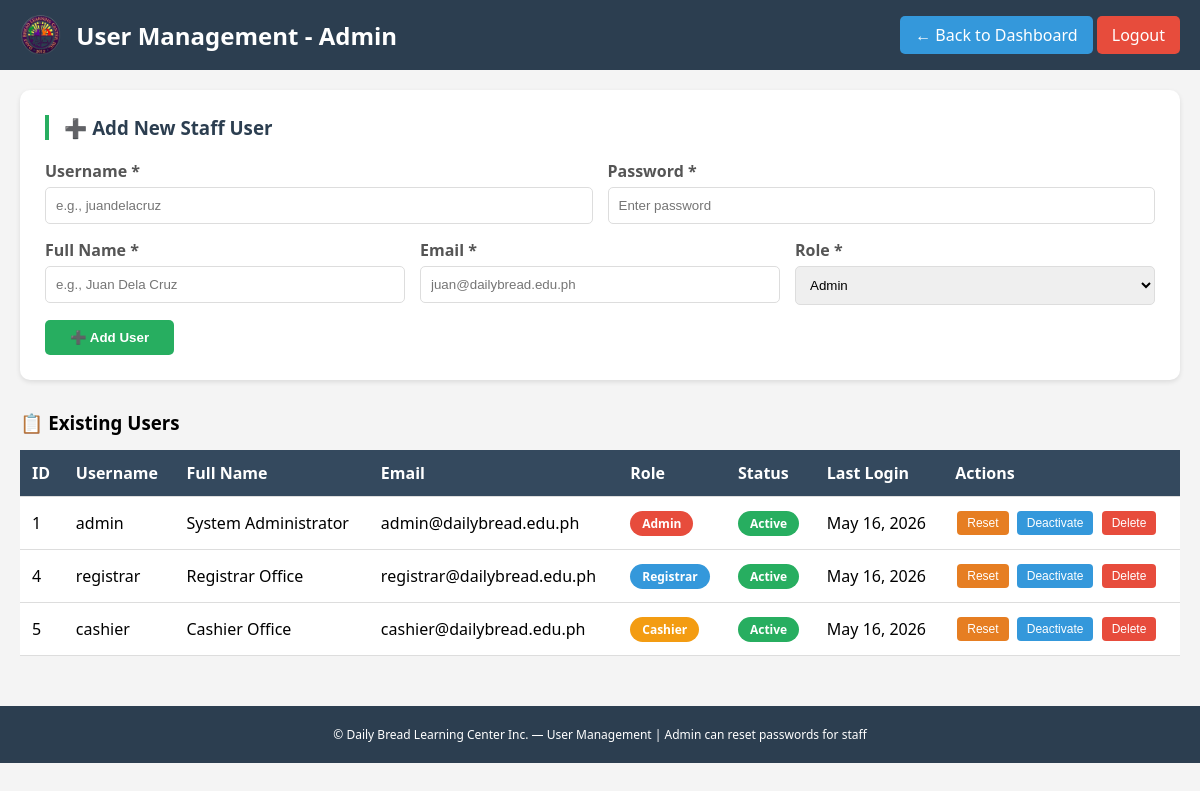
The page /manage_users.php (signed in) on the database its author committed.
### tables this page shows
CREATE TABLE `users` (
  `user_id` int(11) NOT NULL AUTO_INCREMENT,
  `username` varchar(50) NOT NULL,
  `password_hash` varchar(255) NOT NULL,
  `full_name` varchar(100) NOT NULL,
  `email` varchar(100) NOT NULL,
  `role` enum('admin','registrar','cashier','staff') NOT NULL,
  `last_login` datetime DEFAULT NULL,
  `is_active` tinyint(4) DEFAULT 1,
  `reset_token` varchar(100) DEFAULT NULL,
  `reset_expires` datetime DEFAULT NULL,
  `created_at` timestamp NOT NULL DEFAULT current_timestamp(),
  PRIMARY KEY (`user_id`),
  UNIQUE KEY `username` (`username`)
);

### manage_users.php (the view, shortened to what this page needs)
<?php
require_once 'db_connection.php';
$stmt = $pdo->query("SELECT * FROM users ORDER BY user_id ASC");
$users = $stmt->fetchAll(PDO::FETCH_ASSOC);
?>
<!DOCTYPE html>
<html lang="en">
<head>
</head>
<body>
<div class="header">
    <div class="header-left">
        <img src="images/logo.png" alt="Logo">
        <h2>User Management - Admin</h2>
    </div>
    <div>
        <a href="admin_dashboard.php" class="back-btn">← Back to Dashboard</a>
        <a href="logout.php" class="logout-btn">Logout</a>
    </div>
</div>
<div class="container">
    <div class="form-card">
        <h3>➕ Add New Staff User</h3>
        <form method="POST">
            <div class="form-row">
                <div class="form-group">
                    <label>Username *</label>
                    <input type="text" name="username" required placeholder="e.g., juandelacruz">
                </div>
                <div class="form-group">
                    <label>Password *</label>
                    <input type="text" name="password" required placeholder="Enter password">
                </div>
            </div>
            <div class="form-row">
                <div class="form-group">
                    <label>Full Name *</label>
                    <input type="text" name="full_name" required placeholder="e.g., Juan Dela Cruz">
                </div>
                <div class="form-group">
                    <label>Email *</label>
                    <input type="email" name="email" required placeholder="juan@dailybread.edu.ph">
                </div>
                <div class="form-group">
                    <label>Role *</label>
                    <select name="role" required>
                        <option value="admin">Admin</option>
                    </select>
                </div>
            </div>
            <button type="submit" name="add_user" class="btn-primary">➕ Add User</button>
        </form>
    </div>
    <h3 style="margin-bottom: 15px;">📋 Existing Users</h3>
    <div style="overflow-x: auto;">
        <table class="user-table">
            <thead>
                <tr><th>ID</th><th>Username</th><th>Full Name</th><th>Email</th><th>Role</th><th>Status</th><th>Last Login</th><th>Actions</th></tr>
            </thead>
            <tbody>
                <?php foreach($users as $u): ?>
                <tr>
                    <td><?php echo $u['user_id']; ?></td>
                    <td><?php echo htmlspecialchars($u['username']); ?></td>
                    <td><?php echo htmlspecialchars($u['full_name']); ?></td>
                    <td><?php echo htmlspecialchars($u['email']); ?></td>
                    <td><span class="badge badge-<?php echo $u['role']; ?>"><?php echo ucfirst($u['role']); ?></span></td>
                    <td><span class="badge <?php echo $u['is_active'] ? 'badge-active' : 'badge-inactive'; ?>"><?php echo $u['is_active'] ? 'Active' : 'Inactive'; ?></span></td>
                    <td><?php echo $u['last_login'] ? date('M d, Y', strtotime($u['last_login'])) : 'Never'; ?></td>
                    <td>
                        <button class="btn-sm btn-reset" onclick="openResetModal(<?php echo $u['user_id']; ?>, '<?php echo htmlspecialchars($u['username']); ?>')">Reset</button>
                        <form method="POST" style="display: inline-block;">
                            <button type="submit" name="toggle_status" class="btn-sm btn-toggle"><?php echo $u['is_active'] ? 'Deactivate' : 'Activate'; ?></button>
                        </form>
                        <form method="POST" style="display: inline-block;" onsubmit="return confirm('Delete this user?');">
                            <button type="submit" name="delete_user" class="btn-sm btn-delete">Delete</button>
                        </form>
                    </td>
                </tr>
                <?php endforeach; ?>
            </tbody>
        </table>
    </div>
</div>
<div class="footer">
    <p>© Daily Bread Learning Center Inc. — User Management | Admin can reset passwords for staff</p>
</div>
</body>
</html>

### manage_users.php (style rules this page uses)
* { margin: 0; padding: 0; box-sizing: border-box; }
body { font-family: 'Segoe UI', sans-serif; background: #f4f4f4; }
.header { background: #2c3e50; color: white; padding: 15px 20px; display: flex; justify-content: space-between; align-items: center; flex-wrap: wrap; gap: 15px; }
.header-left { display: flex; align-items: center; gap: 15px; }
.header-left img { height: 40px; }
.back-btn, .logout-btn { padding: 8px 15px; text-decoration: none; border-radius: 5px; }
.back-btn { background: #3498db; color: white; }
.logout-btn { background: #e74c3c; color: white; }
.container { padding: 20px; max-width: 1200px; margin: auto; }
.form-card { background: white; padding: 25px; border-radius: 10px; margin-bottom: 30px; box-shadow: 0 2px 5px rgba(0,0,0,0.1); }
.form-card h3 { color: #2c3e50; margin-bottom: 20px; border-left: 4px solid #27ae60; padding-left: 15px; }
.form-row { display: flex; gap: 15px; flex-wrap: wrap; margin-bottom: 15px; }
.form-group { flex: 1; min-width: 180px; }
.form-group label { display: block; margin-bottom: 5px; font-weight: 600; color: #555; }
.form-group input, .form-group select { width: 100%; padding: 10px; border: 1px solid #ddd; border-radius: 5px; }
.btn-primary { background: #27ae60; color: white; border: none; padding: 10px 25px; border-radius: 5px; cursor: pointer; font-weight: bold; }
.user-table { width: 100%; background: white; border-collapse: collapse; box-shadow: 0 2px 5px rgba(0,0,0,0.1); }
.user-table th, .user-table td { padding: 12px; text-align: left; border-bottom: 1px solid #ddd; }
.user-table th { background: #34495e; color: white; }
.badge { padding: 4px 12px; border-radius: 20px; font-size: 12px; font-weight: bold; display: inline-block; }
.badge-active { background: #27ae60; color: white; }
.badge-admin { background: #e74c3c; color: white; }
.badge-registrar { background: #3498db; color: white; }
.badge-cashier { background: #f39c12; color: white; }
.btn-sm { padding: 5px 10px; border: none; border-radius: 4px; cursor: pointer; font-size: 12px; margin: 2px; }
.btn-reset { background: #e67e22; color: white; }
.btn-delete { background: #e74c3c; color: white; }
.btn-toggle { background: #3498db; color: white; }
.footer { background: #2c3e50; color: white; text-align: center; padding: 20px; font-size: 12px; margin-top: 30px; }

### rows shown on the page
users: user_id "1", username "admin", full_name "System Administrator", email "admin@dailybread.edu.ph", role "Admin", is_active "Active", last_login "May 16, 2026"
users: user_id "4", username "registrar", full_name "Registrar Office", email "registrar@dailybread.edu.ph", role "Registrar", is_active "Active", last_login "May 16, 2026"
users: user_id "5", username "cashier", full_name "Cashier Office", email "cashier@dailybread.edu.ph", role "Cashier", is_active "Active", last_login "May 16, 2026"
